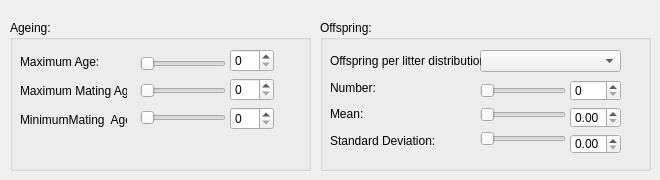
       <widget class="QWidget" name="tab_3">
        <attribute name="title">
         <string>Life-history</string>
        </attribute>
        <widget class="QGroupBox" name="groupBox_5">
         <property name="geometry">
          <rect>
           <x>320</x>
           <y>20</y>
           <width>331</width>
           <height>151</height>
          </rect>
         </property>
         <property name="title">
          <string>Offspring:</string>
         </property>
         <widget class="QComboBox" name="comboBox_3">
          <property name="geometry">
           <rect>
            <x>160</x>
            <y>30</y>
            <width>141</width>
            <height>22</height>
           </rect>
          </property>
         </widget>
         <widget class="QWidget" name="layoutWidget_3">
          <property name="geometry">
           <rect>
            <x>10</x>
            <y>30</y>
            <width>151</width>
            <height>101</height>
           </rect>
          </property>
          <layout class="QVBoxLayout" name="verticalLayout_6">
           <item>
            <widget class="QLabel" name="label_10">
             <property name="text">
              <string>Offspring per litter distribution:</string>
             </property>
            </widget>
           </item>
           <item>
            <widget class="QLabel" name="label_11">
             <property name="text">
              <string>Number:</string>
             </property>
            </widget>
           </item>
           <item>
            <widget class="QLabel" name="label_12">
             <property name="text">
              <string>Mean:</string>
             </property>
            </widget>
           </item>
           <item>
            <widget class="QLabel" name="label_13">
             <property name="text">
              <string>Standard Deviation:</string>
             </property>
            </widget>
           </item>
          </layout>
         </widget>
         <widget class="QWidget" name="layoutWidget_4">
          <property name="geometry">
           <rect>
            <x>160</x>
            <y>60</y>
            <width>86</width>
            <height>71</height>
           </rect>
          </property>
          <layout class="QVBoxLayout" name="verticalLayout_7">
           <item>
            <widget class="QSlider" name="horizontalSlider_5">
             <property name="orientation">
              <enum>Qt::Horizontal</enum>
             </property>
            </widget>
           </item>
           <item>
            <widget class="QSlider" name="horizontalSlider_6">
             <property name="orientation">
              <enum>Qt::Horizontal</enum>
             </property>
            </widget>
           </item>
           <item>
            <widget class="QSlider" name="horizontalSlider_7">
             <property name="orientation">
              <enum>Qt::Horizontal</enum>
             </property>
            </widget>
           </item>
          </layout>
         </widget>
         <widget class="QWidget" name="layoutWidget_5">
          <property name="geometry">
           <rect>
            <x>250</x>
            <y>60</y>
            <width>51</width>
            <height>74</height>
           </rect>
          </property>
          <layout class="QVBoxLayout" name="verticalLayout_8">
           <item>
            <widget class="QSpinBox" name="spinBox_3"/>
           </item>
           <item>
            <widget class="QDoubleSpinBox" name="doubleSpinBox_3"/>
           </item>
           <item>
            <widget class="QDoubleSpinBox" name="doubleSpinBox_4"/>
           </item>
          </layout>
         </widget>
        </widget>
        <widget class="QGroupBox" name="groupBox_6">
         <property name="geometry">
          <rect>
           <x>10</x>
           <y>20</y>
           <width>301</width>
           <height>151</height>
          </rect>
         </property>
         <property name="title">
          <string>Ageing:</string>
         </property>
         <widget class="QWidget" name="layoutWidget_2">
          <property name="geometry">
           <rect>
            <x>10</x>
            <y>30</y>
            <width>107</width>
            <height>81</height>
           </rect>
          </property>
          <layout class="QVBoxLayout" name="verticalLayout_5">
           <item>
            <widget class="QLabel" name="label_14">
             <property name="text">
              <string>Maximum Age:</string>
             </property>
            </widget>
           </item>
           <item>
            <widget class="QLabel" name="label_15">
             <property name="text">
              <string>Maximum Mating Age:</string>
             </property>
            </widget>
           </item>
           <item>
            <widget class="QLabel" name="label_16">
             <property name="text">
              <string>MinimumMating  Age:</string>
             </property>
            </widget>
           </item>
          </layout>
         </widget>
         <widget class="QWidget" name="layoutWidget">
          <property name="geometry">
           <rect>
            <x>130</x>
            <y>30</y>
            <width>86</width>
            <height>81</height>
           </rect>
          </property>
          <layout class="QVBoxLayout" name="verticalLayout_4">
           <item>
            <widget class="QSlider" name="horizontalSlider_9">
             <property name="orientation">
              <enum>Qt::Horizontal</enum>
             </property>
            </widget>
           </item>
           <item>
            <widget class="QSlider" name="horizontalSlider_10">
             <property name="orientation">
              <enum>Qt::Horizontal</enum>
             </property>
            </widget>
           </item>
           <item>
            <widget class="QSlider" name="horizontalSlider_11">
             <property name="orientation">
              <enum>Qt::Horizontal</enum>
             </property>
            </widget>
           </item>
          </layout>
         </widget>
         <widget class="QWidget" name="layoutWidget_6">
          <property name="geometry">
           <rect>
            <x>220</x>
            <y>29</y>
            <width>44</width>
            <height>81</height>
           </rect>
          </property>
          <layout class="QVBoxLayout" name="verticalLayout_9">
           <item>
            <widget class="QSpinBox" name="spinBox_5"/>
           </item>
           <item>
            <widget class="QSpinBox" name="spinBox_6"/>
           </item>
           <item>
            <widget class="QSpinBox" name="spinBox_7"/>
           </item>
          </layout>
         </widget>
        </widget>
       </widget>
